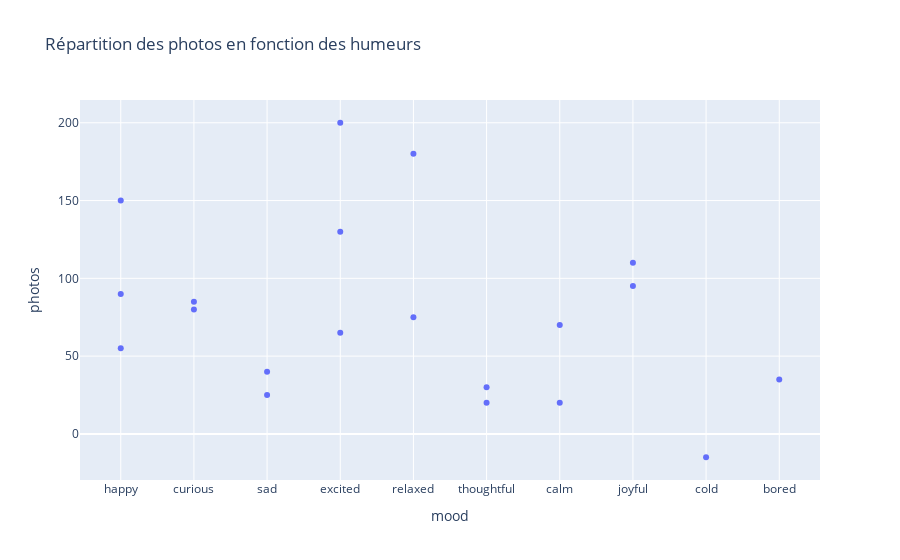

The code cell stored with this chart in its notebook:
### Markdown cell above
**TODO**

- Créer un graphique de type scatter plot avec mood en abscisse et photos en ordonnée
- Ajouter une info-bulle avec les noms de ville
- Afficher le graphique

### Code cell
# Write your code here

import pandas as pd
import plotly.express as px

df_trips_ploty = pd.read_csv("travel_data.csv")

# Création du graphique et info-bulle avec les noms de villes
fig = px.scatter (
    df_trips_ploty,
    x= "mood",
    y= "photos",
    hover_name= "city",
    title= "Répartition des photos en fonction des humeurs"
)

# Afficher le graphique 

fig.show()

### Figure 1 — Plotly figure (JSON) as saved in the notebook; plotly's stock layout.template omitted (floating-point values rounded to 4 significant figures)
{"data": [{"hovertemplate": "<b>%{hovertext}</b><br><br>mood=%{x}<br>photos=%{y}<extra></extra>", "hovertext": ["Paris", "Lyon", "Marseille", "Bordeaux", "Nice", "Strasbourg", "Toulouse", "Nantes", "Montpellier", "Grenoble", "Paris", "Lyon", "Marseille", "Bordeaux", "Nice", "Strasbourg", "Toulouse", "Nantes", "Montpellier", "Grenoble"], "legendgroup": "", "marker": {"color": "#636efa", "symbol": "circle"}, "mode": "markers", "name": "", "orientation": "v", "showlegend": false, "type": "scatter", "x": ["happy", "curious", "sad", "excited", "relaxed", "thoughtful", "happy", "calm", "joyful", "cold", "excited", "joyful", "relaxed", "thoughtful", "sad", "happy", "curious", "excited", "bored", "calm"], "xaxis": "x", "y": [150, 80, 25, 200, 180, 20, 90, 70, 110, -15, 130, 95, 75, 30, 40, 55, 85, 65, 35, 20], "yaxis": "y"}], "layout": {"legend": {"tracegroupgap": 0}, "title": {"text": "Répartition des photos en fonction des humeurs"}, "xaxis": {"anchor": "y", "domain": [0, 1], "title": {"text": "mood"}}, "yaxis": {"anchor": "x", "domain": [0, 1], "title": {"text": "photos"}}}}
